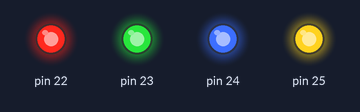
Recording of a sketch running on a simulated Arduino Mega 2560, built with avr-gcc and run on an emulated ATmega2560. Parts: output pins drawn as LEDs (lit = HIGH). At 0.0 s the program stops and its outputs stay as they are.

Above: at 0.1 s.
Timing chart, 0 to 1.5 s (numbered marks = the images above):
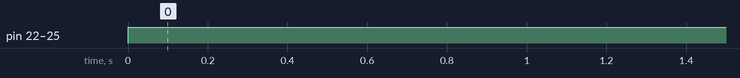

The sketch:

ETALVIS_Problem_01_05.ino
```cpp
//LEDs - Set 1 - Problem 5 - Assessment
//Problem: Connect four LEDs to port A bit 0 to bit 3. Glow LSB 4 LEDs only (bit 0 to bit 3)
void setup() {
  // put your setup code here, to run once:
  volatile char *ddrA,*outA;
  ddrA=0x21;outA=0x22;
  *ddrA=0x0F;//making port A bit 0 to 3 as OUTPUT
  while(1)
  {
    *outA=*ddrA;//Glow LSB 4 LEDs only (bit 0 to bit 3)
  }
}

void loop() {
  // put your main code here, to run repeatedly:
}
```

Measured:
- by itself, pin 22–25: LOW → HIGH at 0.00 s
